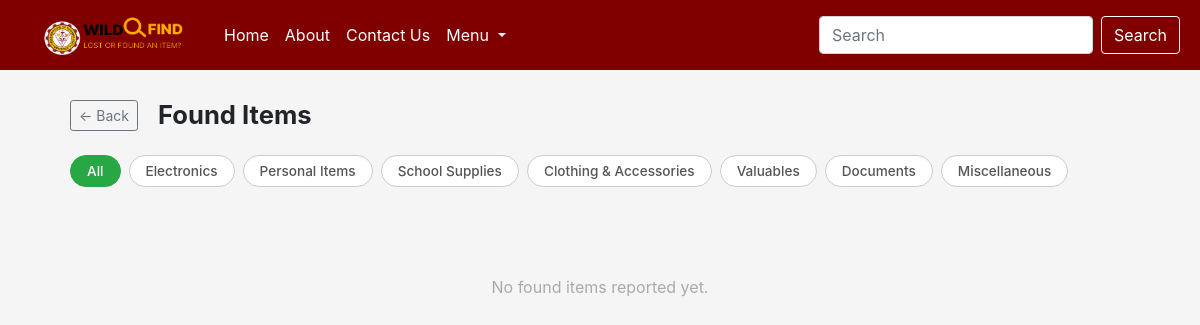
Page /found_items.php (signed in) on the committed database.
### tables this page shows
CREATE TABLE `category` (
  `category_id` int(11) NOT NULL,
  `categoryName` varchar(100) NOT NULL
);

### found_items.php (the view, shortened to what this page needs)
<?php
require_once 'connect.php';
$categories = $connection->query("SELECT category_id, categoryName FROM category");
$cats = [];
while ($row = $categories->fetch_assoc()) {
    $cats[] = $row;
}
$selected_cat = isset($_GET['category_id']) ? (int)$_GET['category_id'] : 0;
if ($selected_cat > 0) {
    $stmt = $connection->prepare(
        "SELECT p.post_id, p.itemName, p.publicDescription, p.currentStatus, p.dateReported,
            c.categoryName, u.full_name
         FROM posts p
         JOIN category c ON p.category_id = c.category_id
         JOIN users u ON p.user_id = u.user_id
         WHERE p.type = 'FOUND' AND p.category_id = ?
         ORDER BY p.dateReported DESC"
    );
    $stmt->bind_param("i", $selected_cat);
    $stmt->execute();
    $posts = $stmt->get_result();
} else {
    $posts = $connection->query(
        "SELECT p.post_id, p.itemName, p.publicDescription, p.currentStatus, p.dateReported,
            c.categoryName, u.full_name
         FROM posts p
         JOIN category c ON p.category_id = c.category_id
         JOIN users u ON p.user_id = u.user_id
         WHERE p.type = 'FOUND'
         ORDER BY p.dateReported DESC"
    );
}
?>
<?php require_once 'header_footer/pre-header.php'; ?>
<div class="page-wrapper">
    <div class="page-header" style="gap: 12px; align-items: center; display: flex; margin-bottom: 24px;">
    <a href="dashboard.php" class="btn btn-outline-secondary btn-sm" style="margin-right: 8px;">← Back</a>
    <h2 style="margin: 0;">Found Items</h2>
    </div>
    <div class="category-filter">
        <a href="found_items.php" class="cat-btn <?= $selected_cat === 0 ? 'active' : '' ?>">All</a>
        <?php foreach ($cats as $cat): ?>
            <a href="found_items.php?category_id=<?= $cat['category_id'] ?>"
               class="cat-btn <?= $selected_cat === (int)$cat['category_id'] ? 'active' : '' ?>">
                <?= htmlspecialchars($cat['categoryName']) ?>
            </a>
        <?php endforeach; ?>
    </div>
    <?php if ($posts->num_rows === 0): ?>
        <div class="empty-state">No found items reported yet.</div>
    <?php endif; ?>
</div>
<?php require_once 'header_footer/footer.php'; ?>

### css/global.css (style rules this page uses)
html, body { margin: 0; padding: 0; min-height: 100%; background-color: #f5f5f5; }

### found_items.php (style rules this page uses)
.page-wrapper { padding: 30px 20px; max-width: 1100px; margin: 0 auto; }
.page-header { display: flex; align-items: center; gap: 12px; margin-bottom: 24px; }
.page-header h2 { font-weight: 700; margin: 0; font-size: 1.6rem; }
.category-filter { display: flex; flex-wrap: wrap; gap: 8px; margin-bottom: 28px; }
.cat-btn { border: 1.5px solid #ccc; background: #fff; border-radius: 20px; padding: 5px 16px; font-size: 0.85rem; font-weight: 500; color: #555; cursor: pointer; text-decoration: none; transition: all 0.15s; }
.cat-btn.active { background: #28a745; border-color: #28a745; color: #fff; }
.empty-state { text-align: center; color: #aaa; padding: 60px 0; font-size: 1rem; }

### rows in the picture
category: categoryName "Electronics"
category: categoryName "Personal Items"
category: categoryName "School Supplies"
category: categoryName "Clothing & Accessories"
category: categoryName "Valuables"
category: categoryName "Documents"
category: categoryName "Miscellaneous"
